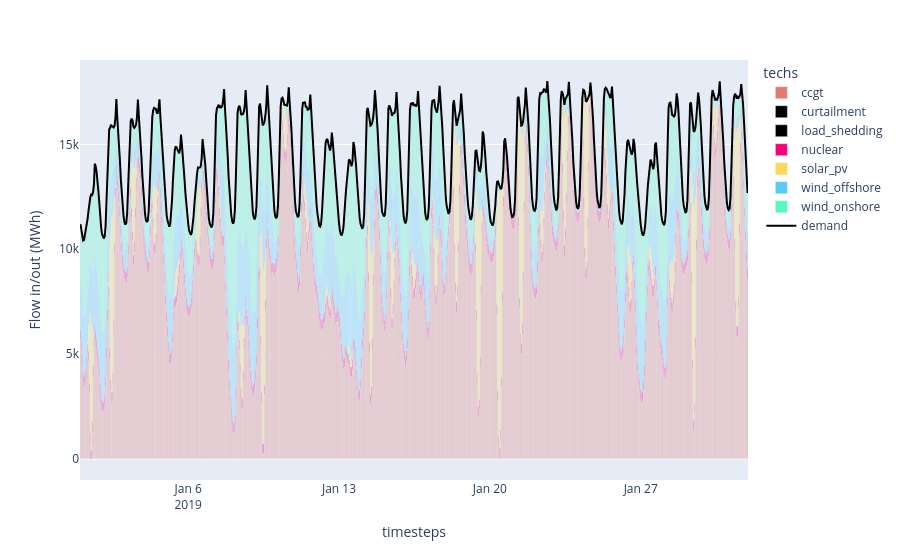

Source (notebook cell):
### Markdown cell above
As before, you may use the plotting utilities or your own custom code

### Code cell
# Dispatch plots can be generated directly from the saved model results
plot_dispatch(model_path='results/carbontax_results.nc', plot_export_path='results/carbontax_dispatch.html')

### Figure 1 — Plotly figure (JSON) as saved in the notebook; plotly's stock layout.template omitted (floating-point values rounded to 4 significant figures; data arrays with more than 128 entries replaced by an {"elided": "..."} marker saying what was removed)
{"data": [{"hovertemplate": "techs=ccgt<br>timesteps=%{x}<br>Flow in/out (MWh)=%{y}<extra></extra>", "legendgroup": "ccgt", "marker": {"color": "#E37A72", "pattern": {"shape": ""}}, "name": "ccgt", "orientation": "v", "showlegend": true, "textposition": "auto", "type": "bar", "x": {"elided": "744 str values"}, "xaxis": "x", "y": {"elided": "744 float values"}, "yaxis": "y"}, {"hovertemplate": "techs=curtailment<br>timesteps=%{x}<br>Flow in/out (MWh)=%{y}<extra></extra>", "legendgroup": "curtailment", "marker": {"color": "#000000", "pattern": {"shape": ""}}, "name": "curtailment", "orientation": "v", "showlegend": true, "textposition": "auto", "type": "bar", "x": {"elided": "744 str values"}, "xaxis": "x", "y": {"elided": "744 float values"}, "yaxis": "y"}, {"hovertemplate": "techs=load_shedding<br>timesteps=%{x}<br>Flow in/out (MWh)=%{y}<extra></extra>", "legendgroup": "load_shedding", "marker": {"color": "#000000", "pattern": {"shape": ""}}, "name": "load_shedding", "orientation": "v", "showlegend": true, "textposition": "auto", "type": "bar", "x": {"elided": "744 str values"}, "xaxis": "x", "y": {"elided": "744 float values"}, "yaxis": "y"}, {"hovertemplate": "techs=nuclear<br>timesteps=%{x}<br>Flow in/out (MWh)=%{y}<extra></extra>", "legendgroup": "nuclear", "marker": {"color": "#F3007A", "pattern": {"shape": ""}}, "name": "nuclear", "orientation": "v", "showlegend": true, "textposition": "auto", "type": "bar", "x": {"elided": "744 str values"}, "xaxis": "x", "y": {"elided": "744 float values"}, "yaxis": "y"}, {"hovertemplate": "techs=solar_pv<br>timesteps=%{x}<br>Flow in/out (MWh)=%{y}<extra></extra>", "legendgroup": "solar_pv", "marker": {"color": "#F9D956", "pattern": {"shape": ""}}, "name": "solar_pv", "orientation": "v", "showlegend": true, "textposition": "auto", "type": "bar", "x": {"elided": "250 str values"}, "xaxis": "x", "y": {"elided": "250 float values"}, "yaxis": "y"}, {"hovertemplate": "techs=wind_offshore<br>timesteps=%{x}<br>Flow in/out (MWh)=%{y}<extra></extra>", "legendgroup": "wind_offshore", "marker": {"color": "#56CBF9", "pattern": {"shape": ""}}, "name": "wind_offshore", "orientation": "v", "showlegend": true, "textposition": "auto", "type": "bar", "x": {"elided": "744 str values"}, "xaxis": "x", "y": {"elided": "744 float values"}, "yaxis": "y"}, {"hovertemplate": "techs=wind_onshore<br>timesteps=%{x}<br>Flow in/out (MWh)=%{y}<extra></extra>", "legendgroup": "wind_onshore", "marker": {"color": "#56F9C0", "pattern": {"shape": ""}}, "name": "wind_onshore", "orientation": "v", "showlegend": true, "textposition": "auto", "type": "bar", "x": {"elided": "744 str values"}, "xaxis": "x", "y": {"elided": "744 float values"}, "yaxis": "y"}, {"marker": {"color": "black"}, "name": "demand", "type": "scatter", "x": {"elided": "744 str values"}, "y": {"elided": "744 float values"}}], "layout": {"barmode": "relative", "legend": {"title": {"text": "techs"}, "tracegroupgap": 0}, "margin": {"t": 60}, "xaxis": {"anchor": "y", "domain": [0, 1], "title": {"text": "timesteps"}}, "yaxis": {"anchor": "x", "domain": [0, 1], "title": {"text": "Flow in/out (MWh)"}}}}
